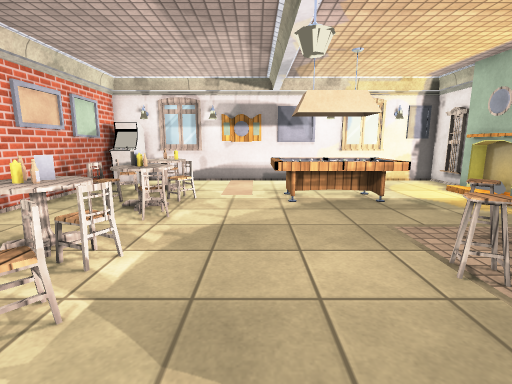
[1] (above)

16 first-person views from a walk through a 3-D level made in the Unity game engine. The camera is 1.2 m above the floor, tilts 10° down and sees 85° across. The floor is counted in squares, 0.5 m on a side. Each view is taken from the middle of a square. On the plan, view 1 faces up. The plan holds only what a view shows up to about 18 squares ahead; the rest is blank. The player is left out. Surface patterns are stand-ins for the level's own textures.

[2]
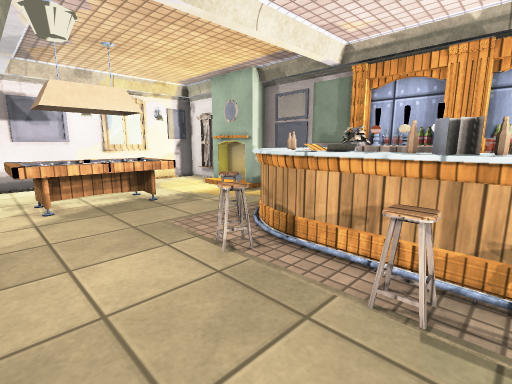

[3]
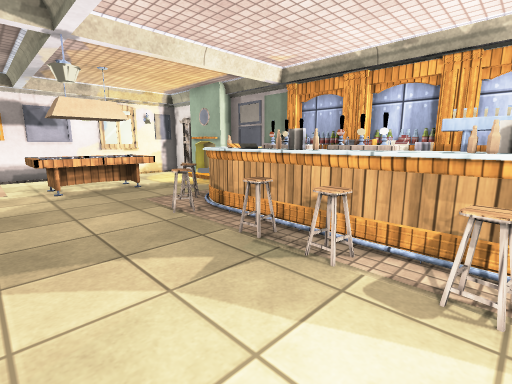

[4]
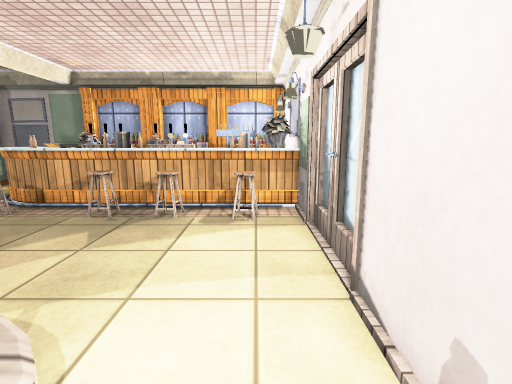

[5]
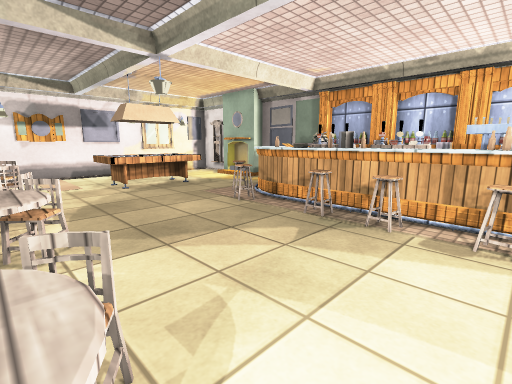

[6]
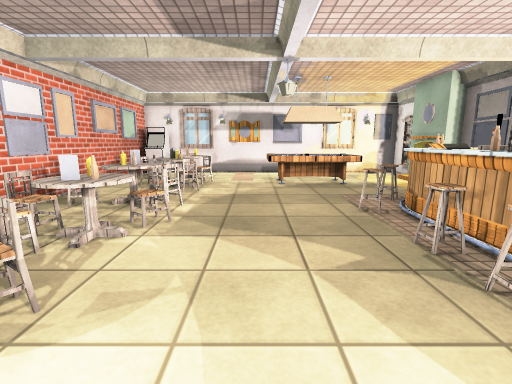

[7]
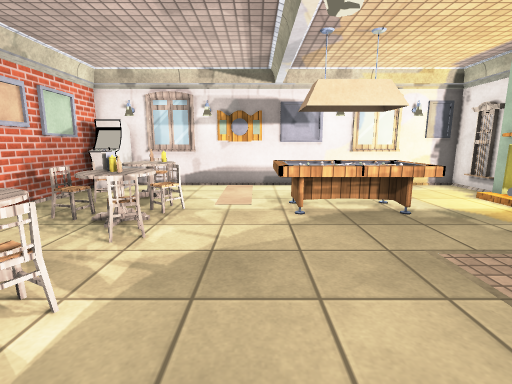

[8]
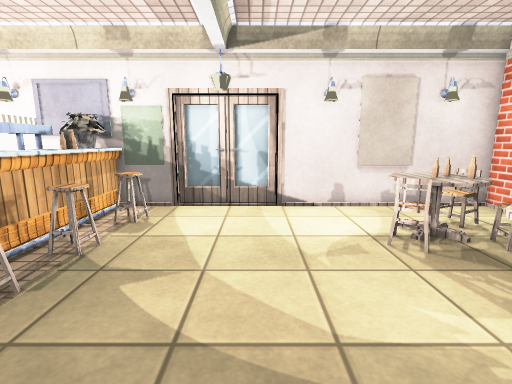

[9]
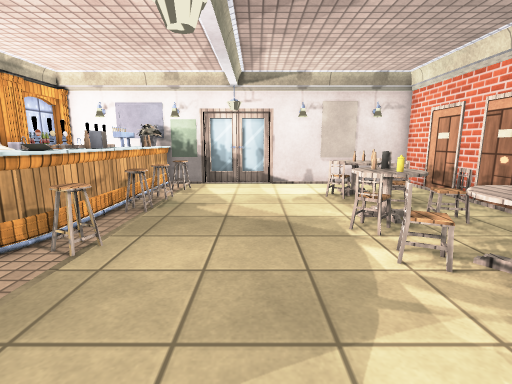

[10]
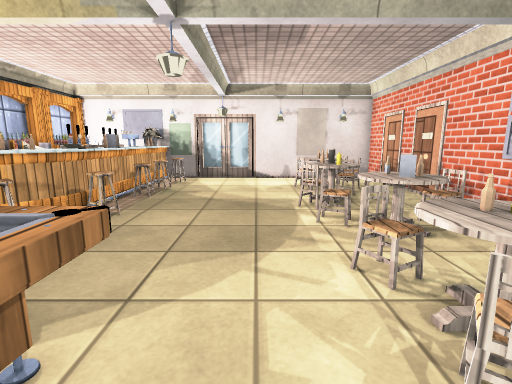

[11]
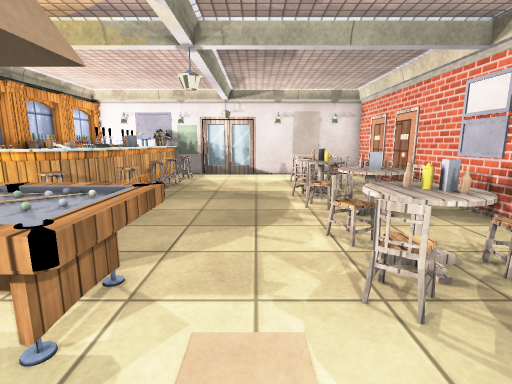

[12]
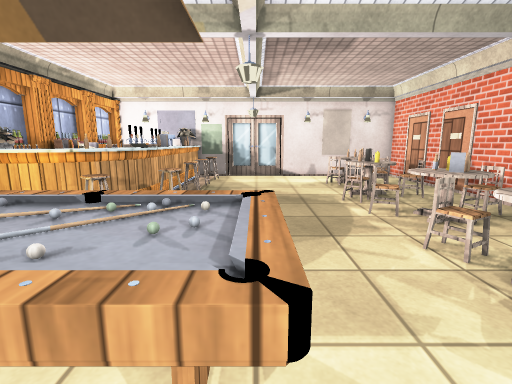

[13]
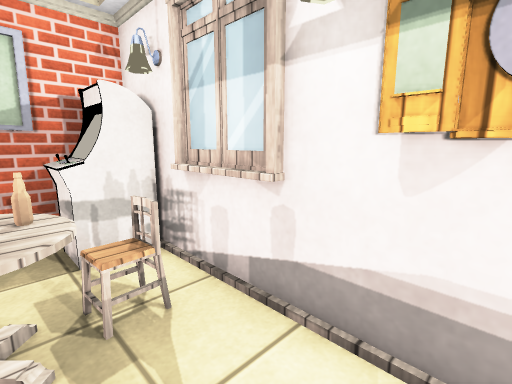

[14]
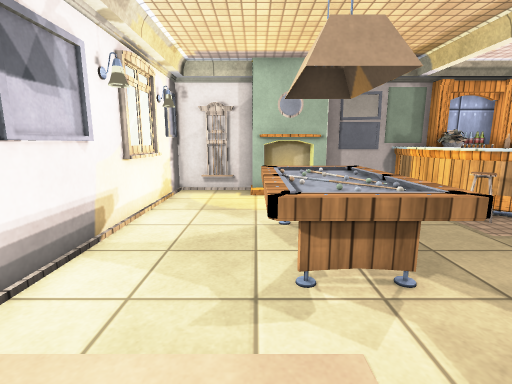

[15]
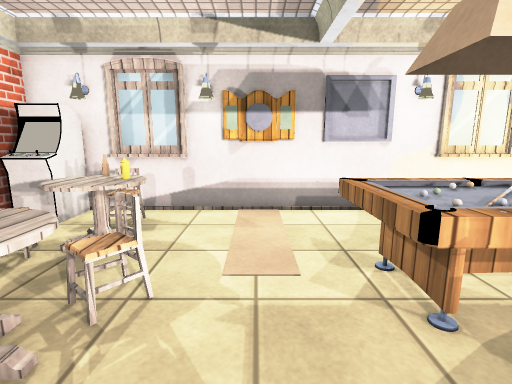

[16]
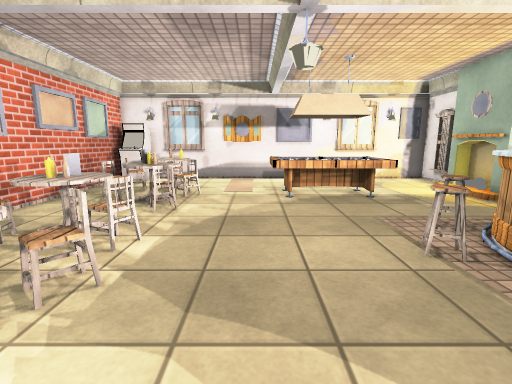

### Floor plan
Key: @ floor where view 1 was taken; # wall or solid block; . main floor; : floor 0.5 m higher than the main floor; = window, fence, low wall or low ledge; ^ raised ledge; B bottle; T table; F fireplace; C chair; S stool; O other object.
Columns run from 8 left of view 1 to 11 right of it. Each row starts with its distance up from view 1.
 18   ##################
 17 ##  ...............#
 16 ^^.TT..............#
 15  .TBT..............#
 14  .TTT....^====....FF
 13  C.......^=^==^...FF
 12  ..TTC...^^^^^^...FF
 11  .CBTT...^^^^^^...FF
 10  ..TBT.............#
  9  ....C............ #
  8  ................  #
  7  .TTT........SS^^^^^
  6  .TBT.........^^^^ ^
  5  CTTTC......S^O^  ##
  4  ............^^    #
  3  ..TTC.......^^^   #
  2  .CTOT.......^^#  ^#
  1  ..TTT......SS^^  ^#
  0  .C.....@....^^#  ^#
 -1  C:T.C......S^^^  ^#
 -2  .TOT........^^^   #
 -3  .COT.......S^^^   #
 -4  ...........S^^#   #
 -5 ###### ....  ###   #
 -6       ####### ######

Positions as (right, up) in squares from view 1, and headings:
1: (0, 0), facing up
2: (0, 0), facing up-right
3: (-1, -4), facing up-right
4: (-5, -4), facing right
5: (-4, -4), facing up-right
6: (0, -5), facing up
7: (0, 2), facing up
8: (0, 5), facing down
9: (0, 11), facing down
10: (-1, 14), facing down
11: (-1, 16), facing down
12: (1, 15), facing down
13: (-1, 15), facing up-left
14: (-3, 14), facing right
15: (-1, 8), facing up
16: (0, -1), facing up
